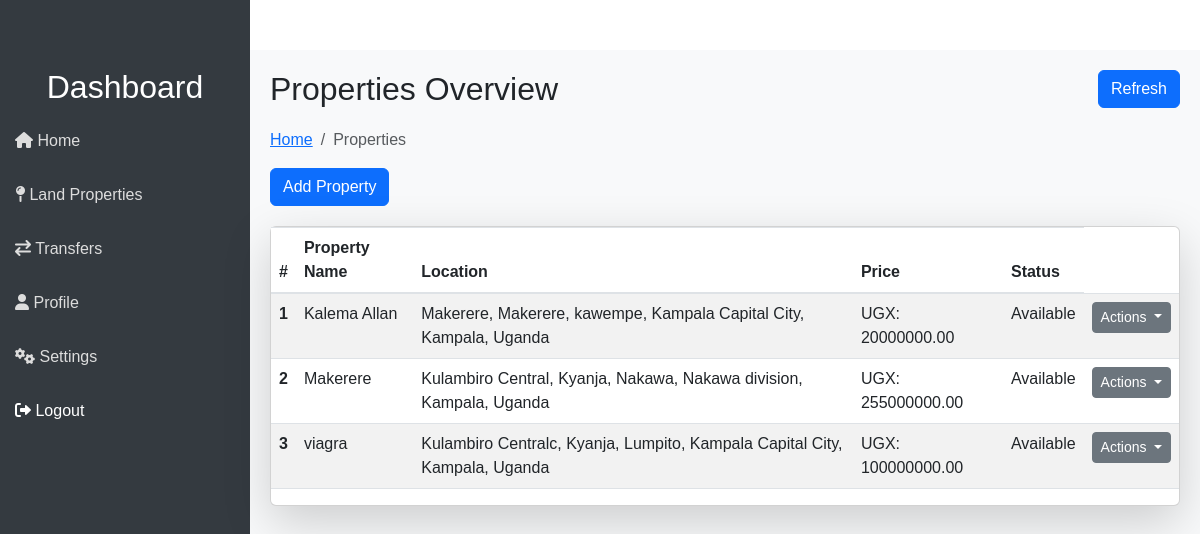
/properties/ (signed in), run on the app's committed database.
### properties/models.py (models this page shows, shortened)
class LandProperty(models.Model):
    name = models.CharField(max_length=255)
    PID = models.CharField(max_length=255, null=True)
    owner = models.ForeignKey(User, on_delete=models.CASCADE, related_name='properties')
    location = models.OneToOneField(Location, on_delete=models.SET_NULL, null=True)
    size = models.DecimalField(max_digits=10, decimal_places=2) # Area In Acres
    valuation = models.DecimalField(max_digits=15, decimal_places=2)
    status = models.IntegerField(default=1) # 0 Deleted, 1 Available, 2 Under Transfer
    added_by = models.ForeignKey(User, on_delete=models.CASCADE, related_name='added_properties')
    created_at = models.DateTimeField(auto_now_add=True)
    updated_at = models.DateTimeField(auto_now=True)

class Location(models.Model):
    village = models.CharField(max_length=255)
    parish = models.CharField(max_length=255)
    sub_county = models.CharField(max_length=255)
    county = models.CharField(max_length=255)
    district = models.CharField(max_length=255)
    country = models.CharField(max_length=255)
    status = models.IntegerField(default=1) # 0 Deleted, 1 Active
    created_at = models.DateTimeField(auto_now_add=True)
    updated_at = models.DateTimeField(auto_now=True)
    def __str__(self):
        return f"{self.village}, {self.parish}, {self.sub_county}, {self.county}, {self.district}, {self.country}"

### properties/views.py (the view)
# urls.py: path('', views.index, name='audits'),
def index(request):
    properties = LandProperty.objects.filter(owner=request.user).exclude(status=0)
    context = {
        'properties': properties
    }
    return render(request, 'properties/index.html', context)

### properties/templates/properties/index.html (shortened to what this page needs)
{% extends "templates/index.html" %}
{% block content %}
<div class="main-content">
    <div class="header">
        <h2>Properties Overview</h2>
        <button
            class="btn btn-primary"
            onclick="this.innerText='Loading...'; location.reload();"
        >
            Refresh
        </button>
    </div>
    <nav aria-label="breadcrumb">
        <ol class="breadcrumb">
            <li class="breadcrumb-item"><a href="{% url 'dashboard' %}">Home</a></li>
            <li class="breadcrumb-item active" aria-current="page">Properties</li>
        </ol>
    </nav>
    <a href="{% url 'add_property' %}">
        <button class="btn btn-primary d-flex align-items-center">
             Add Property
        </button>
    </a>
    <div class="card bg-white shadow-lg">
        <table class="table table-striped">
            <thead>
                <tr>
                    <th scope="col">#</th>
                    <th scope="col">Property Name</th>
                    <th scope="col">Location</th>
                    <th scope="col">Price</th>
                    <th scope="col">Status</th>
                </tr>
            </thead>
            <tbody>
                {% for property in properties %}
                <tr>
                    <th scope="row">{{ forloop.counter }}</th>
                    <td>{{ property.name }}</td>
                    <td>{{ property.location }}</td>
                    <td>UGX: {{ property.valuation }}</td>
                    <td>
                        {% if property.status == 1 %}
                            Available
                        {% elif property.status == 2 %}
                            Under Transfer
                        {% else %}
                            Unknown Status
                        {% endif %}
                    </td>
                    <td>
                        <div class="dropdown">
                            <button class="btn btn-secondary btn-sm dropdown-toggle" type="button" id="actionDropdown{{ forloop.counter }}" data-bs-toggle="dropdown" aria-expanded="false">
                                Actions
                            </button>
                        </div>
                    </td>
                </tr>
                {% empty %}
                <tr>
                    <td colspan="6" class="text-center">No properties available.</td>
                </tr>
                {% endfor %}
            </tbody>
        </table>
    </div>
</div>
{% endblock %}

### templates/index.html (style rules this page uses)
body { display: flex; min-height: 100vh; font-family: Arial, sans-serif; }
.main-content { margin-top: 50px; margin-left: 250px; padding: 20px; flex: 1; background-color: #f8f9fa; }
.header { display: flex; align-items: center; justify-content: space-between; margin-bottom: 20px; }
.header h2 { margin: 0; }
.card { margin: 20px 0; }

### data on the page
LandProperty: name "Kalema Allan", location "Makerere, Makerere, kawempe, Kampala Capital City, Kampala, Uganda", valuation "20000000.00", status "Available"
LandProperty: name "Makerere", location "Kulambiro Central, Kyanja, Nakawa, Nakawa division, Kampala, Uganda", valuation "255000000.00", status "Available"
LandProperty: name "viagra", location "Kulambiro Centralc, Kyanja, Lumpito, Kampala Capital City, Kampala, Uganda", valuation "100000000.00", status "Available"
